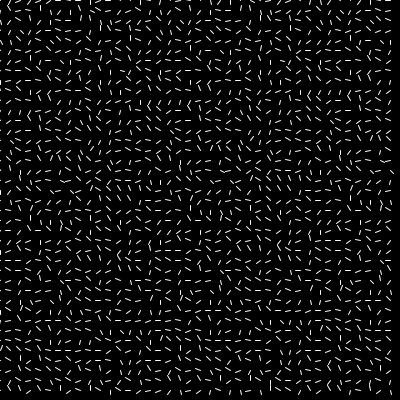
Frame 1 (no input)
Frame 60 (the mouse pressed at the canvas centre just before this capture): identical to frame 1, image omitted
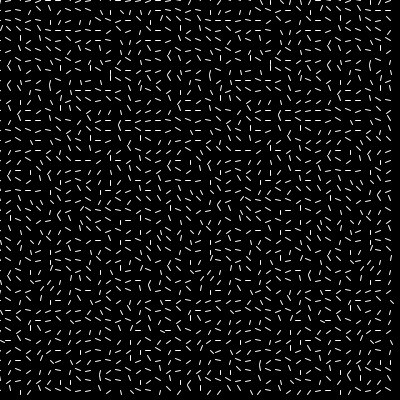
Frame 120 (the mouse held since frame 60 and released just before this capture)

The Processing sketch that drew these frames (run headless with seeded random() and noise(); from frame 60 on, the mouse is pressed at the canvas centre):

// Processing sketch: Noise_Field
// ── Noise_Field.pde
void setup(){
  size(400,400);
  background(0);
  smooth();
  noFill();
  stroke(255);
}

void draw(){
  background(0);
  for(int x=0;x<width;x+=10){
    for(int y=0;y<height;y+=10){
      line(x,y, x+cos(noise(x,y, (mouseX + mouseY)*0.01)*TWO_PI)*5, y+sin(noise(x,y, (mouseX + mouseY)*0.01)*TWO_PI)*5);
    }
  }
}
